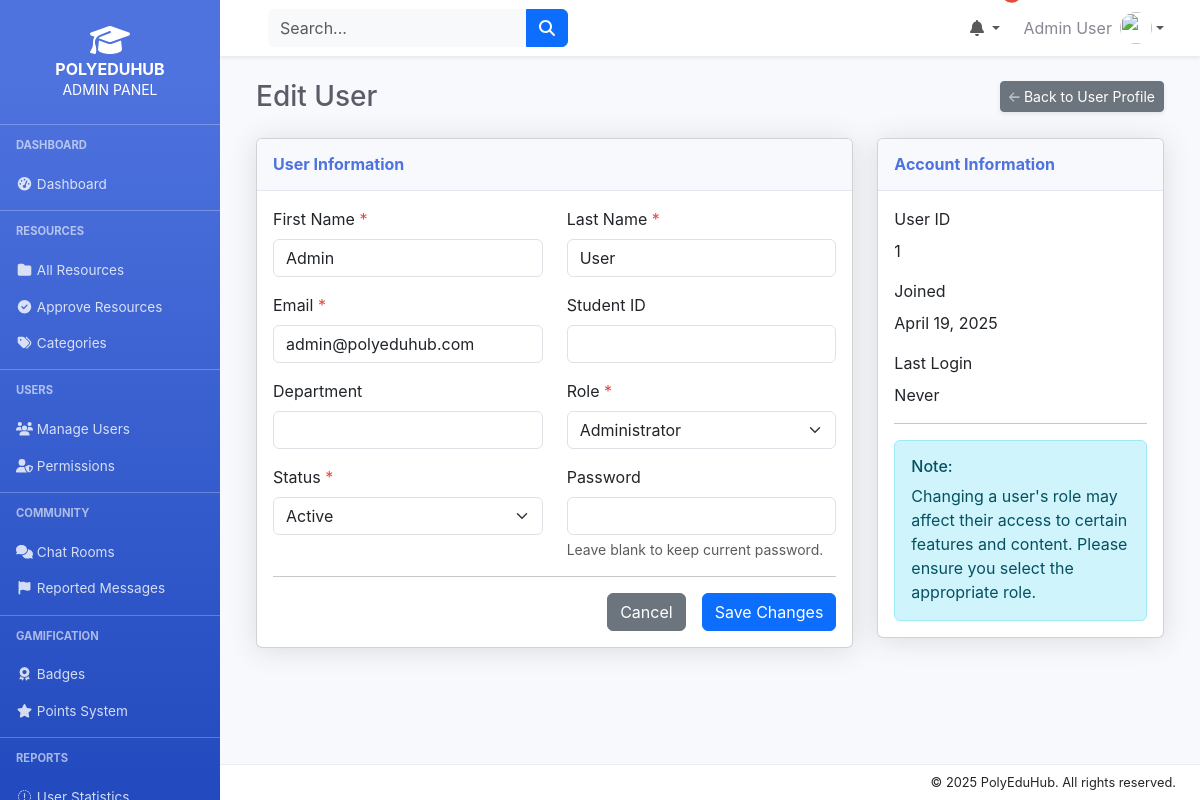
/admin/users/edit.php?id=1 (signed in), run on the app's committed database.
### tables this page shows
CREATE TABLE `users` (
  `id` int(11) NOT NULL AUTO_INCREMENT,
  `first_name` varchar(50) NOT NULL,
  `last_name` varchar(50) NOT NULL,
  `email` varchar(100) NOT NULL UNIQUE,
  `password` varchar(255) NOT NULL,
  `role` enum('student', 'admin') NOT NULL DEFAULT 'student',
  `department` varchar(100) NULL,
  `student_id` varchar(20) NULL,
  `year_of_study` int(1) NULL,
  `profile_image` varchar(255) NULL,
  `bio` text NULL,
  `status` enum('active', 'inactive', 'suspended') NOT NULL DEFAULT 'active',
  `created_at` datetime NOT NULL DEFAULT CURRENT_TIMESTAMP,
  `updated_at` datetime NULL ON UPDATE CURRENT_TIMESTAMP,
  `last_login` datetime NULL,
  PRIMARY KEY (`id`)
);

### admin/users/edit.php (the view, shortened to what this page needs)
<?php
$user_id = isset($_GET['id']) ? intval($_GET['id']) : 0;
try {
    $pdo = getDbConnection();
    $stmt = $pdo->prepare("SELECT * FROM users WHERE id = ?");
    $stmt->execute([$user_id]);
    $user = $stmt->fetch();
} catch (PDOException $e) {
    error_log("Error fetching user: " . $e->getMessage());
    $_SESSION['error_message'] = "Error fetching user data";
    header("Location: index.php");
    exit();
}
include_once '../includes/header.php';
?>
<div class="container-fluid">
    <div class="d-sm-flex align-items-center justify-content-between mb-4">
        <h1 class="h3 mb-0 text-gray-800">Edit User</h1>
        <a href="view.php?id=<?= $user_id ?>" class="btn btn-sm btn-secondary shadow-sm">
            <i class="fas fa-arrow-left fa-sm text-white-50"></i> Back to User Profile
        </a>
    </div>
    <div class="row">
        <div class="col-lg-8">
            <div class="card shadow mb-4">
            <div class="card-header py-3">
                    <h6 class="m-0 font-weight-bold text-primary">User Information</h6>
                </div>
                <div class="card-body">
                    <form method="POST" action="">
                        <div class="row mb-3">
                            <div class="col-md-6">
                                <label for="first_name" class="form-label">First Name <span class="text-danger">*</span></label>
                                <input type="text" class="form-control" id="first_name" name="first_name" value="<?= htmlspecialchars($user['first_name']) ?>" required>
                            </div>
                            <div class="col-md-6">
                                <label for="last_name" class="form-label">Last Name <span class="text-danger">*</span></label>
                                <input type="text" class="form-control" id="last_name" name="last_name" value="<?= htmlspecialchars($user['last_name']) ?>" required>
                            </div>
                        </div>
                        <div class="row mb-3">
                            <div class="col-md-6">
                                <label for="email" class="form-label">Email <span class="text-danger">*</span></label>
                                <input type="email" class="form-control" id="email" name="email" value="<?= htmlspecialchars($user['email']) ?>" required>
                            </div>
                            <div class="col-md-6">
                                <label for="student_id" class="form-label">Student ID</label>
                                <input type="text" class="form-control" id="student_id" name="student_id" value="<?= htmlspecialchars($user['student_id'] ?? '') ?>">
                            </div>
                        </div>
                        <div class="row mb-3">
                            <div class="col-md-6">
                                <label for="department" class="form-label">Department</label>
                                <input type="text" class="form-control" id="department" name="department" value="<?= htmlspecialchars($user['department'] ?? '') ?>">
                            </div>
                            <div class="col-md-6">
                                <label for="role" class="form-label">Role <span class="text-danger">*</span></label>
                                <select class="form-select" id="role" name="role" required>
                                    <option value="admin" <?= $user['role'] === 'admin' ? 'selected' : '' ?>>Administrator</option>
                                </select>
                            </div>
                        </div>
                        <div class="row mb-3">
                            <div class="col-md-6">
                                <label for="status" class="form-label">Status <span class="text-danger">*</span></label>
                                <select class="form-select" id="status" name="status" required>
                                    <option value="active" <?= $user['status'] === 'active' ? 'selected' : '' ?>>Active</option>
                                </select>
                            </div>
                            <div class="col-md-6">
                                <label for="password" class="form-label">Password</label>
                                <input type="password" class="form-control" id="password" name="password">
                                <div class="form-text">Leave blank to keep current password.</div>
                            </div>
                        </div>
                        <hr>
                        <div class="d-grid gap-2 d-md-flex justify-content-md-end">
                            <a href="view.php?id=<?= $user_id ?>" class="btn btn-secondary me-md-2">Cancel</a>
                            <button type="submit" name="update_user" class="btn btn-primary">Save Changes</button>
                        </div>
                    </form>
                </div>
            </div>
        </div>
        <div class="col-lg-4">
            <div class="card shadow mb-4">
                <div class="card-header py-3">
                    <h6 class="m-0 font-weight-bold text-primary">Account Information</h6>
                </div>
                <div class="card-body">
                    <div class="mb-3">
                        <label class="form-label">User ID</label>
                        <p class="form-control-static"><?= $user['id'] ?></p>
                    </div>
                    <div class="mb-3">
                        <label class="form-label">Joined</label>
                        <p class="form-control-static"><?= date('F j, Y', strtotime($user['created_at'])) ?></p>
                    </div>
                    <div class="mb-3">
                        <label class="form-label">Last Login</label>
                        <p class="form-control-static">
                            <?= $user['last_login'] ? date('F j, Y, g:i a', strtotime($user['last_login'])) : 'Never' ?>
                        </p>
                    </div>
                    <hr>
                    <div class="alert alert-info mb-0">
                        <h6 class="alert-heading">Note:</h6>
                        <p class="mb-0">Changing a user's role may affect their access to certain features and content. Please ensure you select the appropriate role.</p>
                    </div>
                </div>
            </div>
        </div>
    </div>
</div>
<?php
include_once '../includes/footer.php';
?>

### assets/css/admin.css (style rules this page uses)
:root { --primary: #4e73df; --success: #1cc88a; --info: #36b9cc; --warning: #f6c23e; --danger: #e74a3b; --dark: #5a5c69; --light: #f8f9fc; }
body { font-family: "Nunito", -apple-system, BlinkMacSystemFont, "Segoe UI", Roboto, "Helvetica Neue", Arial, sans-serif; background-color: #f8f9fc; }
.card { margin-bottom: 1.5rem; }
.card .card-header { background-color: #f8f9fc; border-bottom: 1px solid #e3e6f0; }
.text-primary { color: #4e73df !important; }
.text-danger { color: #e74a3b !important; }
.text-gray-800 { color: #5a5c69 !important; }
.font-weight-bold { font-weight: 700 !important; }
.shadow { box-shadow: 0 .15rem 1.75rem 0 rgba(58, 59, 69, .15) !important; }
.shadow-sm { box-shadow: 0 .125rem .25rem 0 rgba(58, 59, 69, .1) !important; }

### admin/includes/header.php (style rules this page uses)
body { display: flex; height: 100vh; overflow: hidden; }

### data on the page
users: first_name "Admin", last_name "User", email "admin@polyeduhub.com", role "Administrator", status "Active", id "1", created_at "April 19, 2025"

### other printed values
$_SESSION['first_name'] . ' ' . $_SESSION['last_name'] "Admin User"
